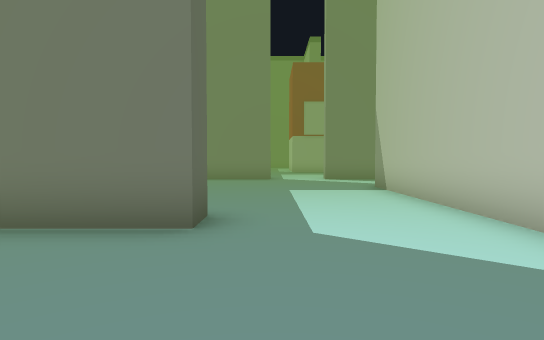
View 1 (above)

17 first-person views from a walk through a scene from a Unity 3-D project. The camera is 1.5 m above the floor, tilts 2° down and sees 80° across. The floor is counted in squares, 2 m on a side. Each view is taken from the middle of a square. On the plan, view 1 faces up. The plan holds only what a view shows up to about 11 squares ahead; the rest is blank. The player is left out. Some animated figures are not drawn.

View 2
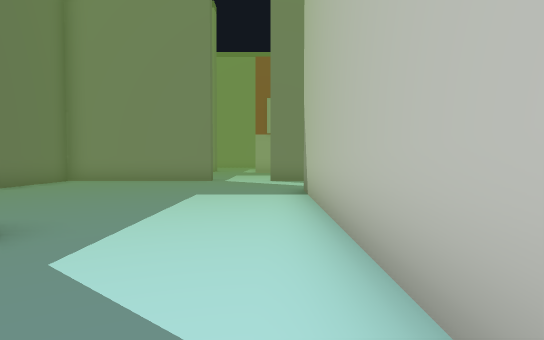

View 3
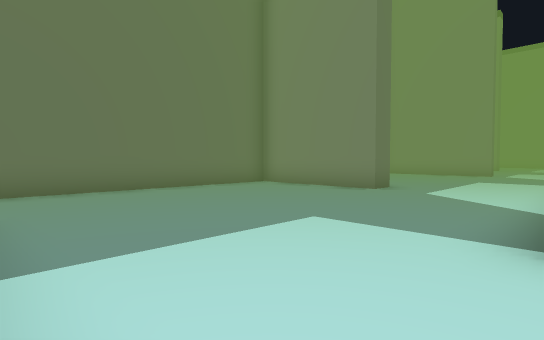

View 4
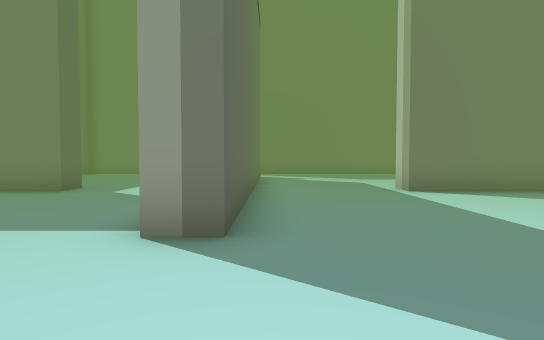

View 5
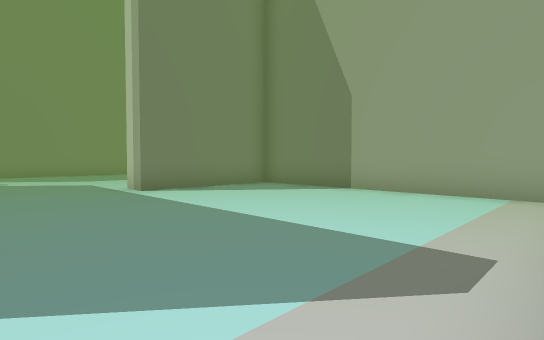

View 6
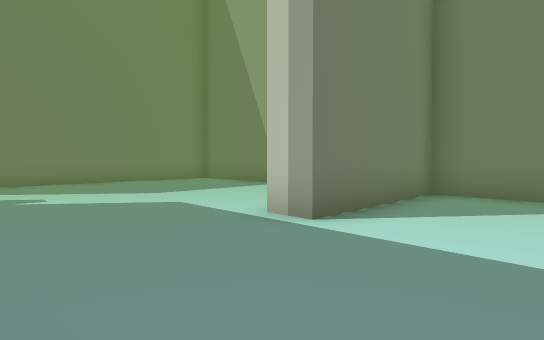

View 7
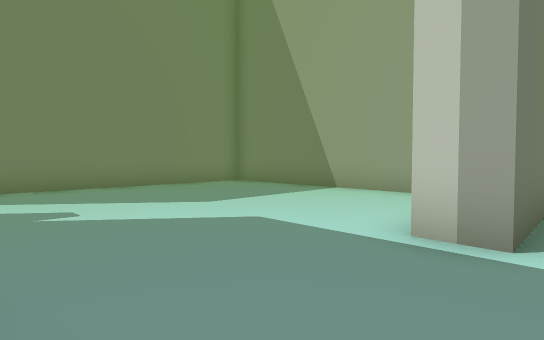

View 8
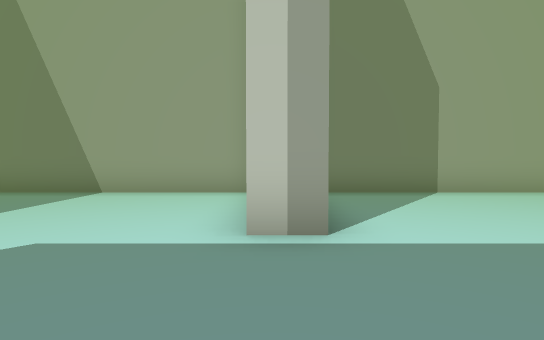

View 9
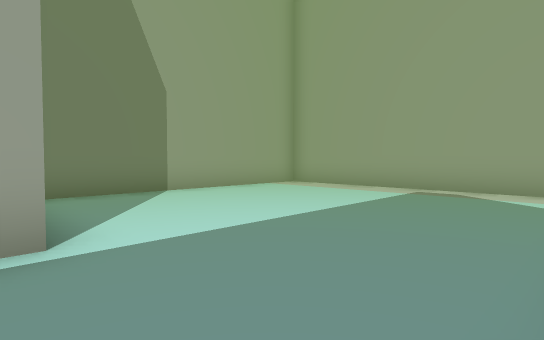

View 10
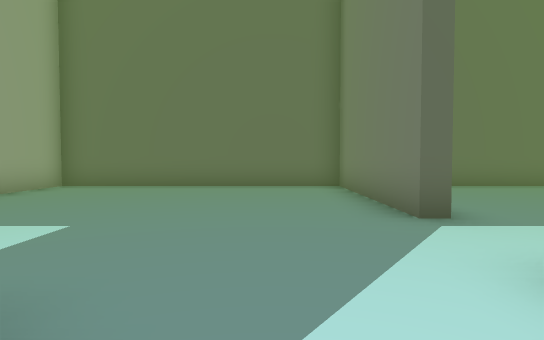

View 11
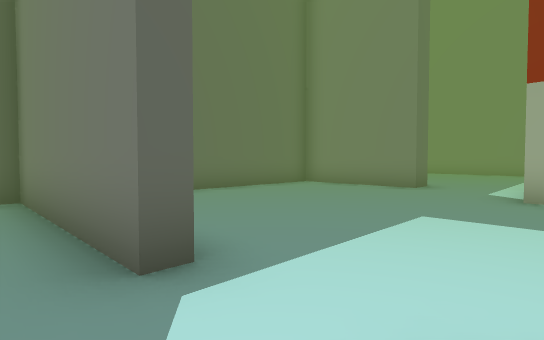

View 12
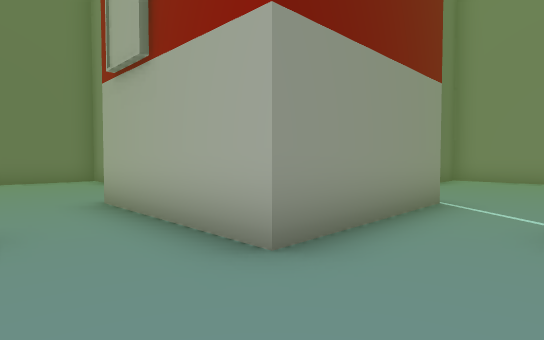

View 13
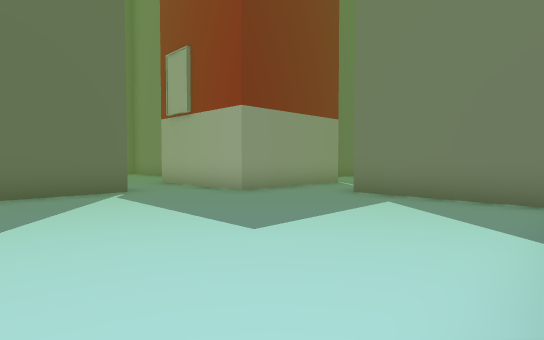

View 14
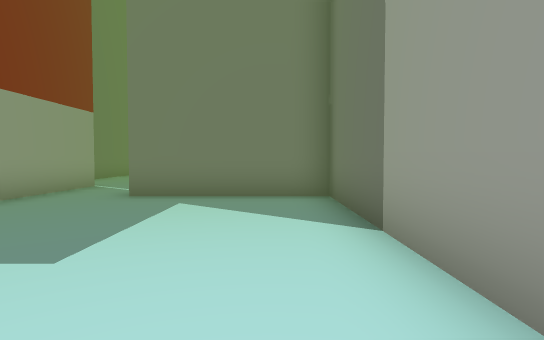

View 15
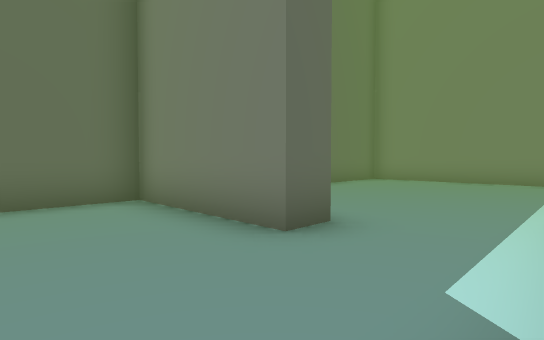

View 16
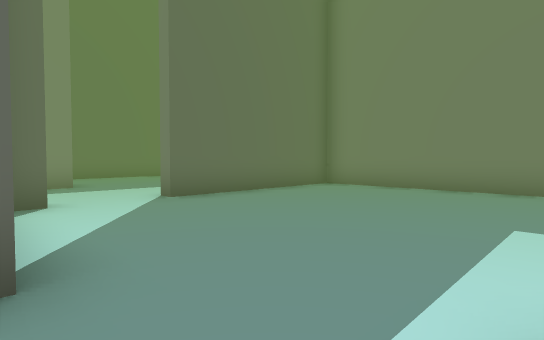

View 17
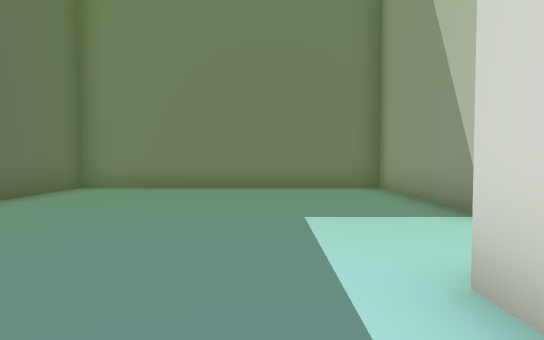

### Floor plan
Ten units are one square. View 1 is at (0, 0); x grows to the right and y downward. Boxes are objects, and circles mark ways between rooms. Rooms are numbered by the first view taken in them; rooms with no view inside come last. Other rooms are left out.
<svg viewBox="-57 -288 174 335">
<path fill="none" stroke="#000" d="M28 -19 28 -88M36 -66 36 10 28 10M-8 -42 -8 -34 -48 -34 -48 34M112 -45 112 -115M31 -118 19 -118M46 42 112 42 112 -34 72 -34 72 -42M0 -124 0 -118 -48 -118 -48 -43 -28 -43M108 -118 48 -118M112 -142 112 -195 71 -195M36 -159 36 -136M52 -204 52 -179 25 -179M-12 -204 -12 -195 -48 -195 -48 -149M12 -212 12 -219M-48 -211 -48 -206M25 -179 11 -179M28 -244 28 -283 -48 -283 -48 -231 -52 -231"/>
<circle cx="5" cy="-120" r="3" fill="#2a7"/>
<circle cx="30" cy="-165" r="3" fill="#2a7"/>
<text x="40" y="-40">1</text>
<text x="80" y="-160">2</text>
<text x="-10" y="-210">3</text>
</svg>
Room 1 opens to room 3. Room 2 opens to room 3.

Where each view was taken, in squares from view 1:
view 1: 0 up, 0 right, facing up
view 2: 1 up, 2 right, facing up
view 3: 4 down, 3 right, facing up-left
view 4: 4 down, 4 right, facing up
view 5: 4 down, 4 right, facing up-right
view 6: 1 up, 4 right, facing up-right
view 7: 3 up, 4 right, facing up-right
view 8: 4 up, 4 right, facing right
view 9: 4 up, 4 right, facing down-right
view 10: 10 up, 4 right, facing left
view 11: 11 up, 2 right, facing up-left
view 12: 16 up, 7 right, facing up-left
view 13: 13 up, 11 right, facing up-left
view 14: 13 up, 10 right, facing up
view 15: 17 up, 1 right, facing up-left
view 16: 20 up, 1 right, facing up-left
view 17: 20 up, 0 right, facing up
